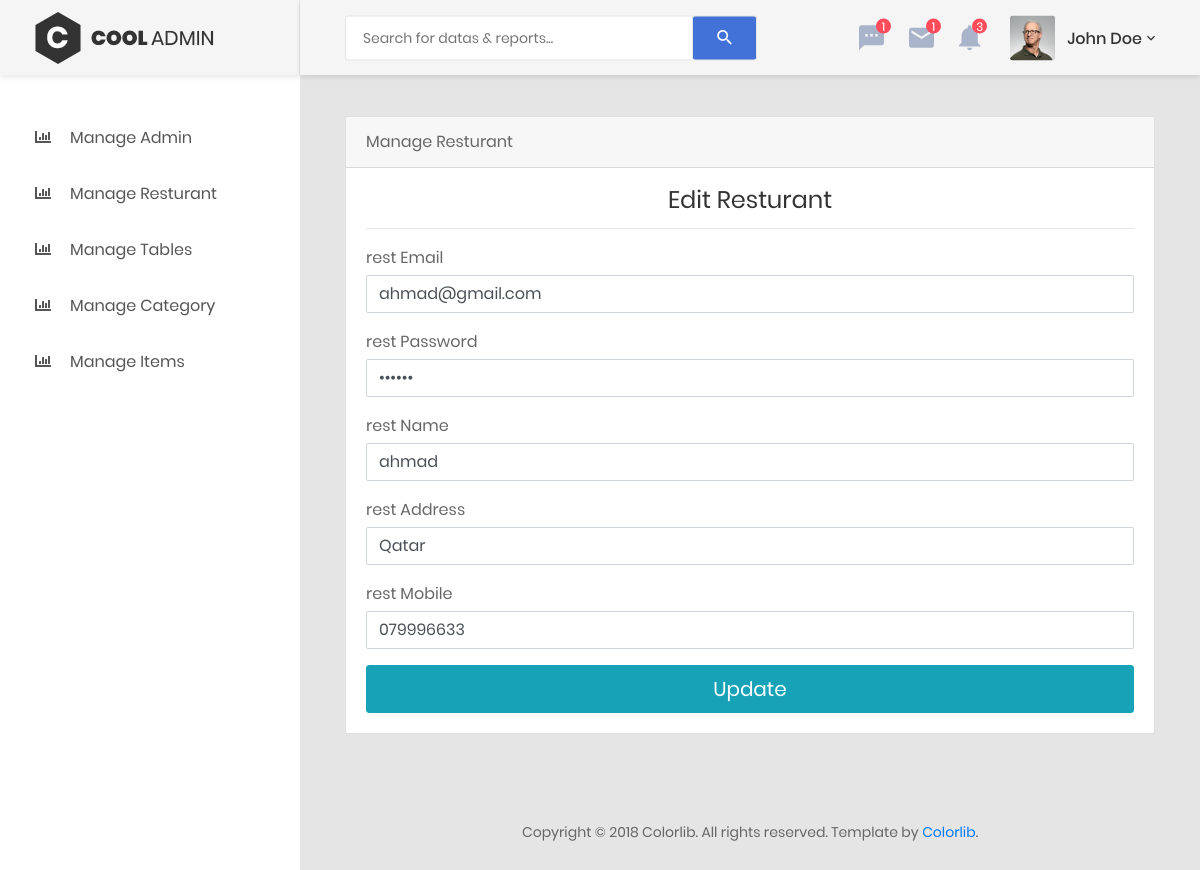
Screenshot of /edit_resturant.php?id=2 (signed in) with the database file from the repository.
### tables this page shows
CREATE TABLE `resturants` (
  `rest_id` int(3) NOT NULL,
  `rest_email` varchar(50) NOT NULL,
  `rest_password` varchar(50) NOT NULL,
  `rest_name` varchar(50) NOT NULL,
  `rest_address` varchar(50) NOT NULL,
  `rest_mobile` varchar(14) NOT NULL
);

### edit_resturant.php (the view, shortened to what this page needs)
<?php
 include('includes/connection.php');
$query  = "select * from resturants where rest_id = {$_GET['id']}";
$result = mysqli_query($conn, $query);
$row    = mysqli_fetch_assoc($result);
 ?>
<?php include('includes/admin_header.php'); ?>
<div class="main-content">
                <div class="section__content section__content--p30">
                    <div class="container-fluid">
                        <div class="row">
                            <div class="col-lg-12">
                                <div class="card">
                                    <div class="card-header">Manage Resturant</div>
                                    <div class="card-body">
                                        <div class="card-title">
                                            <h3 class="text-center title-2">Edit resturant</h3>
                                        </div>
                                        <hr>
                                        <form action="" method="post">
                                            <div class="form-group">
                                                <label for="cc-payment" class="control-label mb-1">rest Email</label>
                                                <input name="rest_email" type="text" class="form-control" value="<?php echo $row['rest_email'] ?>">
                                            </div>
                                            <div class="form-group">
                                                <label for="cc-payment" class="control-label mb-1">rest Password</label>
                                                <input name="rest_password" type="password" class="form-control" value="<?php echo $row['rest_password'] ?>">
                                            </div>
                                            <div class="form-group">
                                                <label for="cc-payment" class="control-label mb-1">rest  Name</label>
                                                <input name="rest_name" type="text" class="form-control" value="<?php echo $row['rest_name'] ?>">
                                            </div>
                                            <div class="form-group">
                                                <label for="cc-payment" class="control-label mb-1">rest  Address</label>
                                                <input name="rest_address" type="text" class="form-control" value="<?php echo $row['rest_address'] ?>">
                                            </div>
                                            <div class="form-group">
                                                <label for="cc-payment" class="control-label mb-1">rest  Mobile</label>
                                                <input name="rest_mobile" type="text" class="form-control" value="<?php echo $row['rest_mobile'] ?>">
                                            </div>
                                            <div>
                                                <button type="submit" class="btn btn-lg btn-info btn-block" name="submit">
                                                    <span id="payment-button-amount">Update</span>
                                                </button>
                                            </div>
                                        </form>
                                    </div>
                                </div>
                            </div>
                            </div>
                        </div>
                             </div>
                </div>
<?php include('includes/admin_footer.php'); ?>

### rows the page displays
resturants: rest_email "ahmad@gmail.com", rest_name "ahmad", rest_address "Qatar", rest_mobile "079996633"
